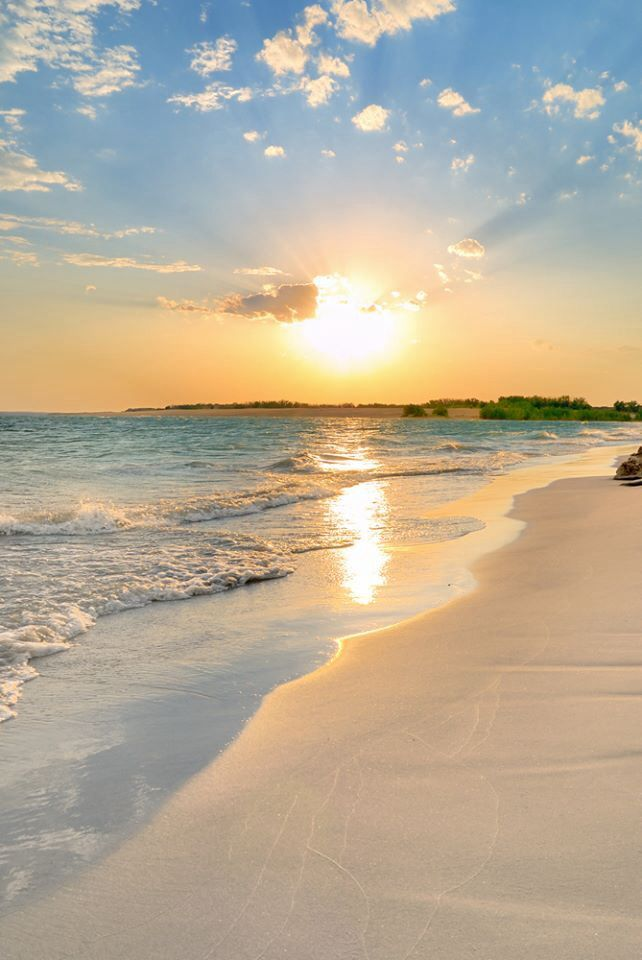
#> input picture Week_6/images/sun_beach.jpg, 642 x 960 px
$ python lab_5_task_1.py
#> lines starting #> are read from the running program, lines starting #| are printed output that depends on the picture
from PIL import Image
im1 = Image.open('images/sun_beach.jpg')
#> im1 is the input picture: PIL image 642x960 RGB; mean R, G, B 184, 172.5, 152.7

def reduce_green_and_blue(picture):
    new_list=[]
    for p in picture.getdata():
        new_list.append((p[0], int(p[1]*.7), int(p[2]*.7)))
#> this loop made 616320 passes
#> p on passes 1 to 3: (130, 148, 158), (130, 150, 161), (127, 149, 163)
#> after the loop, new_list = 616320 items
    picture.putdata(new_list)
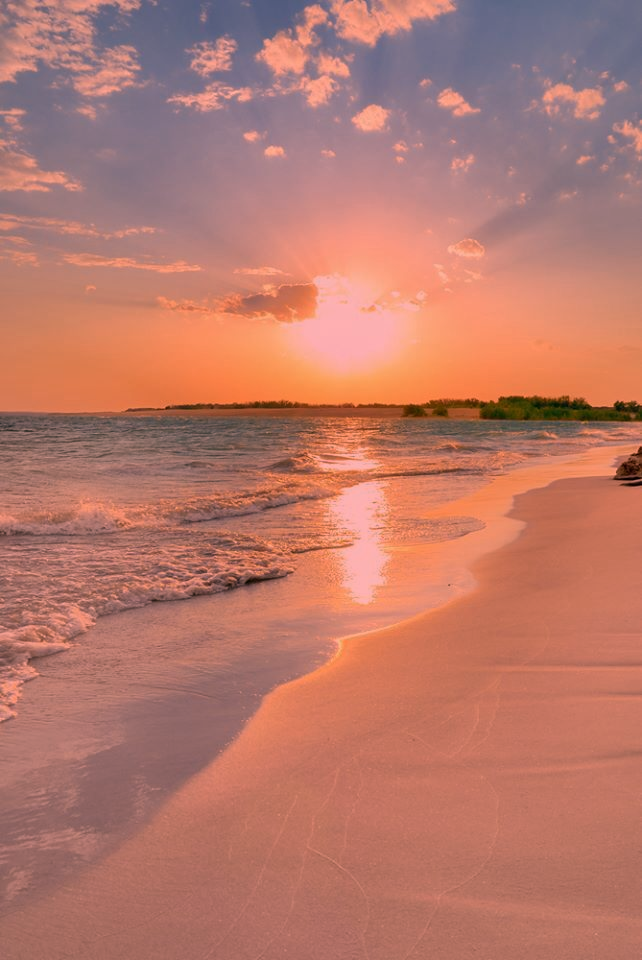
#> picture: PIL image 642x960 RGB; mean R, G, B 184, 120.2, 106.4
    picture.show()

reduce_green_and_blue(im1)

$ run again, with Week_6/images/beach.jpg copied over Week_6/images/sun_beach.jpg
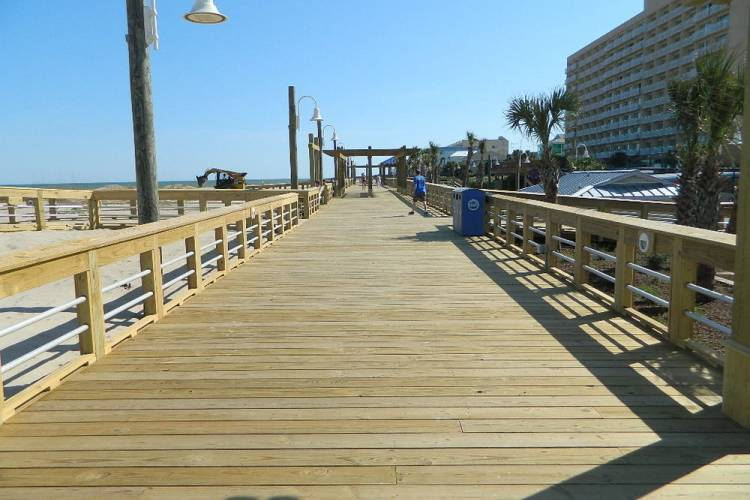
#> input picture Week_6/images/beach.jpg, 750 x 500 px
#> im1 is the input picture: PIL image 750x500 RGB; mean R, G, B 139.1, 148, 139
#> the loop in reduce_green_and_blue, `for p in picture.getdata():` made 375000 passes
#> p on passes 1 to 3: (88, 166, 228), (89, 167, 229), (89, 167, 229)
#> after the loop in reduce_green_and_blue, `for p in picture.getdata():`: new_list = 375000 items
#> in reduce_green_and_blue, `picture.putdata(new_list)`:
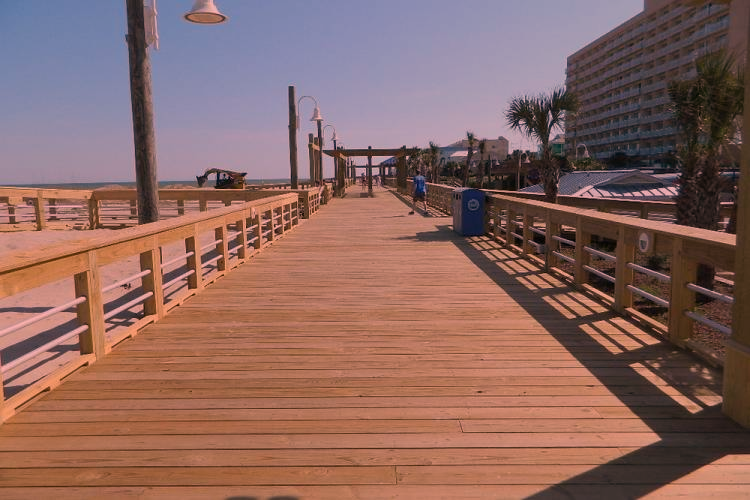
#> picture: PIL image 750x500 RGB; mean R, G, B 139.1, 103.2, 96.8
